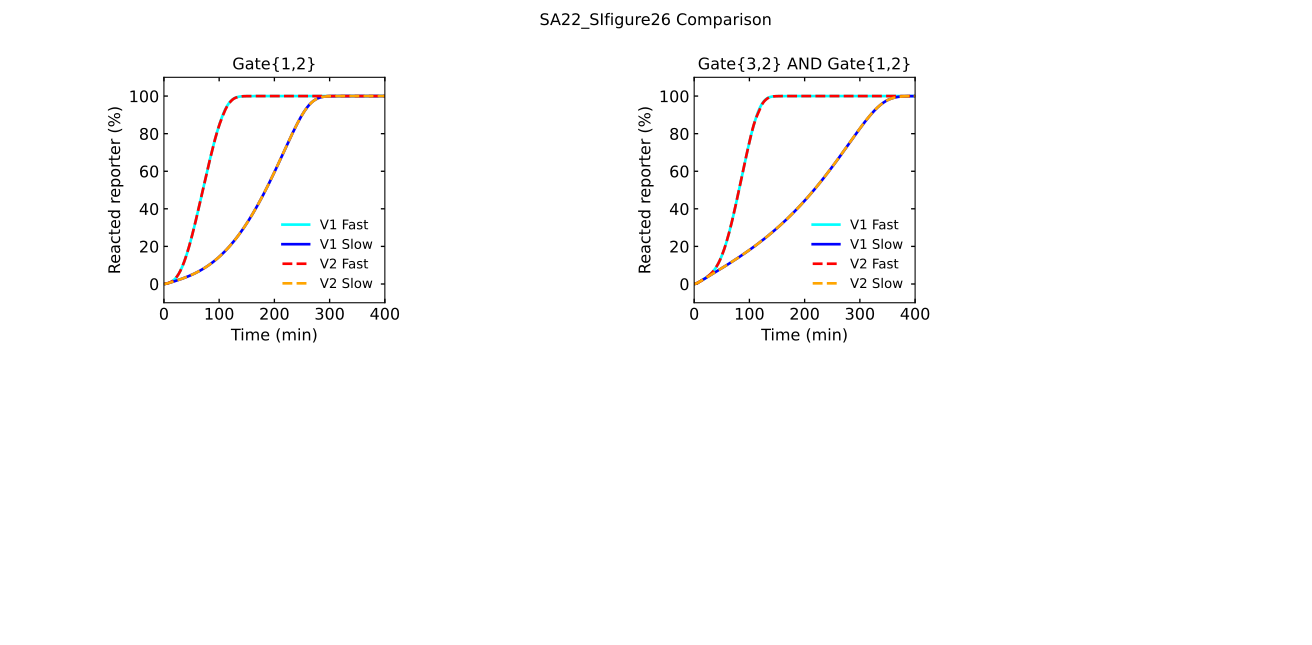

Generate this figure with Python:
# -*- coding: utf-8 -*-
"""
Created on Thu Jun 30 11:20:49 2022

@author: tnm12
"""

import numpy as np
import matplotlib.pyplot as plt
from matplotlib.ticker import MaxNLocator

import sys
import Simulator1 as RSDs #import first version of simulator
    
'''
##############################################################################
Simulations
##############################################################################
'''

'''
1_2r gate
'''

csl =[[0,0,0.5],[0.5,0,0]]

color1 = ['aqua','blue']

t_sim = np.linspace(0,8,1001)*3600 # seconds

k_txn = 0.01

model = RSDs.RSD_sim() # define the model instance

# specify DNA txn templates and reporters and concentrations
model.DNA_species('gate','1_2',temp_con=25) # thresholding gate

model.DNA_species('reporter','REP2',temp_con=500)

IN1 = [10,10]

ksd1 = [1e3/1e9,2e1/1e9] # 1/nM-s
ksd = 1e3/1e9 # 1/nM-s
kfsd = 1e3/1e9 # 1/nM-s
krev = 270/1e9 # 1/nM-s
kf_rep = 1e4/1e9 # 1/nM-s
kr_rep = 0*1e2/1e9 # 1/nM-s
kf_wta = 1e6/1e9 # 1/nM-s
kr_wta = 0.4 # 1/s
kRz = 0.25/60 # 1/s
kth = 1e5/1e9 # 1/nM-s
kd = 0

i = 0

for n in range(len(ksd1)):
    
    model.DNA_species('input','I1',temp_con=IN1[n])
    
    rte=[[k_txn],[ksd1[n],ksd,ksd,ksd,ksd],[kfsd],[krev,5/1e9,krev,krev,krev],[kf_rep],[kr_rep],[kf_wta],[kr_wta],[kRz],[kth],[kd]]
    
    # simulate the model
    model.simulate(t_sim,1,k_txn,rate_constants=rte)
    #model.simulate(t_sim,1,k_txn)
    
    # pull out the species from the model solution to plot
    REP = model.output_concentration['REP2']
    
    fs = 12
    
    plt.subplot(2,4,1)
    plt.plot(model.sol.t/60,(1-REP/model.REP_con[1])*100,color=color1[n],linewidth=2,linestyle='-')

plt.xticks(fontsize=fs)
plt.yticks(fontsize=fs)
plt.ylim(-10,110)
plt.xlim(0,400)
ax1 = plt.gca()
ax1.xaxis.set_tick_params(which='both',size=3,width=1,direction='in',top='on')
#ax1.xaxis.set_major_locator(MaxNLocator(integer=True))
ax1.yaxis.set_tick_params(which='both',size=3,width=1,direction='in',right='on')
plt.xlabel('Time (min)',fontsize=fs)
plt.ylabel('Reacted reporter (%)',fontsize=fs)

'''
AND gate
'''

t_sim = np.linspace(0,8,1001)*3600 # seconds

k_txn = 0.01

model = RSDs.RSD_sim() # define the model instance

# specify DNA txn templates and reporters and concentrations
model.DNA_species('gate','3&1_2',temp_con=25) # thresholding gate
model.DNA_species('input','I3',temp_con=25)
model.DNA_species('reporter','REP2',temp_con=500)

IN1 = [10,10]

ksd1 = [1e3/1e9,0.5e1/1e9] # 1/nM-s
ksd = 1e3/1e9 # 1/nM-s
kfsd = 1e3/1e9 # 1/nM-s
krev = 270/1e9 # 1/nM-s
kf_rep = 1e4/1e9 # 1/nM-s
kr_rep = 0*1e2/1e9 # 1/nM-s
kf_wta = 1e6/1e9 # 1/nM-s
kr_wta = 0.4 # 1/s
kRz = 0.25/60 # 1/s
kth = 1e5/1e9 # 1/nM-s
kd = 0

i = 0

for n in range(len(ksd1)):
    
    model.DNA_species('input','I1',temp_con=IN1[n])
    
    rte=[[k_txn],[ksd1[n],ksd,ksd,ksd,ksd],[kfsd],[krev,5/1e9,krev,krev,krev],[kf_rep],[kr_rep],[kf_wta],[kr_wta],[kRz],[kth],[kd]]
    
    # simulate the model
    model.simulate(t_sim,1,k_txn,rate_constants=rte)
    #model.simulate(t_sim,1,k_txn)
    
    # pull out the species from the model solution to plot
    REP = model.output_concentration['REP2']
    
    fs = 12
    
    plt.subplot(2,4,3)
    plt.plot(model.sol.t/60,(1-REP/model.REP_con[1])*100,color=color1[n],linewidth=2,linestyle='-')

plt.xticks(fontsize=fs)
plt.yticks(fontsize=fs)
plt.ylim(-10,110)
plt.xlim(0,400)
ax1 = plt.gca()
ax1.xaxis.set_tick_params(which='both',size=3,width=1,direction='in',top='on')
#ax1.xaxis.set_major_locator(MaxNLocator(integer=True))
ax1.yaxis.set_tick_params(which='both',size=3,width=1,direction='in',right='on')
plt.xlabel('Time (min)',fontsize=fs)
plt.ylabel('Reacted reporter (%)',fontsize=fs)




import Simulatorv2021 as RSDs #import first version of simulator
    
'''
##############################################################################
Simulations
##############################################################################
'''

'''
1_2r gate
'''

csl =[[0,0,0.5],[0.5,0,0]]

color1 = ['red','orange']

t_sim = np.linspace(0,8,1001)*3600 # seconds

k_txn = 0.01

IN1 = 10
REP_con = 500

model = RSDs.RSD_sim(5) # define the model instance and # of domains

# Initialize species involved in the reaction
model.molecular_species('gate{1,2}',DNA_con=25,krev=5/1e9) #updtes corresponding reverse rate
model.molecular_species('REP{2}',DNA_con=REP_con)
model.molecular_species('I{1}',DNA_con=IN1)


ksd1 = [1e3/1e9,2e1/1e9] # 1/nM-s

i = 0

for n in range(len(ksd1)):
    
    
    model.global_rate_constants(ktxn=k_txn,krsd=ksd1[n]) #globally change needed rates
    
    # simulate the model (input is simulation time)
    model.simulate(t_sim) 
    
    
    # pull out the species from the model solution to plot
    S2 = model.output_concentration('S{2}')
    
    fs = 12
    
    plt.subplot(2,4,1)
    plt.plot(model.t/60,(S2 / REP_con)*100,color=color1[n],linewidth=2,linestyle='--')

plt.xticks(fontsize=fs)
plt.yticks(fontsize=fs)
plt.ylim(-10,110)
plt.xlim(0,400)
ax1 = plt.gca()
ax1.xaxis.set_tick_params(which='both',size=3,width=1,direction='in',top='on')
#ax1.xaxis.set_major_locator(MaxNLocator(integer=True))
ax1.yaxis.set_tick_params(which='both',size=3,width=1,direction='in',right='on')
plt.xlabel('Time (min)',fontsize=fs)
plt.ylabel('Reacted reporter (%)',fontsize=fs)
plt.legend(['V1 Fast','V1 Slow','V2 Fast','V2 Slow'],frameon=False)
plt.title('Gate{1,2}')

'''
AND gate
'''

IN1 = 10

t_sim = np.linspace(0,8,1001)*3600 # seconds

k_txn = 0.01

model = RSDs.RSD_sim(5) # define the model instance and # of domains

# initialize species involved in the reaction
model.molecular_species('I{1}',DNA_con=IN1)
model.molecular_species('I{3}',DNA_con=25)
model.molecular_species('REP{2}',DNA_con=REP_con)

ksd1 = [1e3/1e9,0.5e1/1e9] # 1/nM-s



i = 0

for n in range(len(ksd1)):
      
    model.global_rate_constants(ktxn=k_txn) #globally changes needed rates
    model.molecular_species('I{1}',DNA_con=IN1)
    model.molecular_species('ag{3.1,2}',DNA_con=25,krevA=5/1e9) #changes reverse rate for reaction
    model.molecular_species('g{1,2}',krsdA=ksd1[n]) #changes rate for second gate in reaction
    
    
    # simulate the model (input is simulation time)
    model.simulate(t_sim)
    
    # pull out the species from the model solution to plot
    S2 = model.output_concentration('S{2}')
    
    fs = 12
    
    plt.subplot(2,4,3)
    plt.plot(model.t/60,(S2 / REP_con)*100,color=color1[n],linewidth=2,linestyle='--')


plt.xticks(fontsize=fs)
plt.yticks(fontsize=fs)
plt.ylim(-10,110)
plt.xlim(0,400)
ax1 = plt.gca()
ax1.xaxis.set_tick_params(which='both',size=3,width=1,direction='in',top='on')
#ax1.xaxis.set_major_locator(MaxNLocator(integer=True))
ax1.yaxis.set_tick_params(which='both',size=3,width=1,direction='in',right='on')
plt.xlabel('Time (min)',fontsize=fs)
plt.ylabel('Reacted reporter (%)',fontsize=fs)
plt.legend(['V1 Fast','V1 Slow','V2 Fast','V2 Slow'],frameon=False)
plt.title('Gate{3,2} AND Gate{1,2}')

plt.suptitle('SA22_SIfigure26 Comparison')
